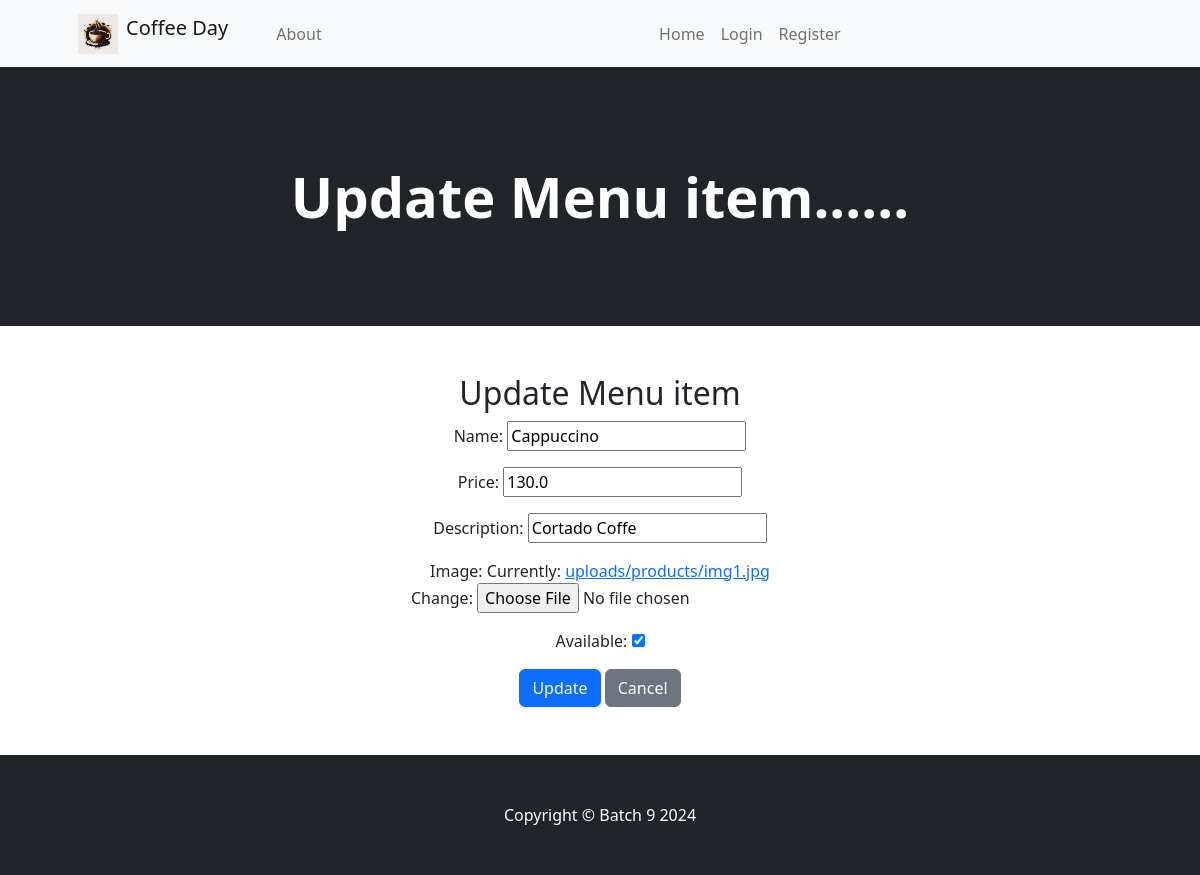
The page /update_item/2/ on the database its author committed.
### app/models.py (models this page shows, shortened)
class coffeemenu(models.Model):
    name = models.CharField(max_length=100)
    price=models.FloatField(default=0)
    description=models.CharField(max_length=100,default='')
    image=models.ImageField(upload_to='uploads/products/')
    available=models.BooleanField(default=True)

### app/views.py (the view)
# urls.py: path('update_item/<int:item_id>/',update_item,name="update_item"),
def update_item(request, item_id):
    item = get_object_or_404(coffeemenu, id=item_id)
    form = CoffeemenuForm(request.POST or None, request.FILES or None, instance=item)
    if request.method == 'POST':
        if form.is_valid():
            form.save()
            return redirect('items')  # Redirect to items list after successful update
    context = {
        'form': form,
        'item': item,
    }
    return render(request, 'update_item.html', context)

### app/forms.py
class CoffeemenuForm(forms.ModelForm):
    class Meta:
        model = coffeemenu
        fields = ['name', 'price', 'description', 'image','available']

### app/templates/update_item.html (shortened to what this page needs)
{% extends "base.html" %}
{% block contant %}
{% include "navbar.html" %}
<header class="bg-dark py-5">
    <div class="container px-4 px-lg-5 my-5">
        <div class="text-center text-white">
            <h1 class="display-4 fw-bolder">Update Menu item......</h1>
        </div>
    </div>
</header>
<body>
    <section class="py-5 text-center">
        <h2>Update Menu item</h2>
        <form method="post">
            {{ form.as_p }}
            <button type="submit" class="btn btn-primary">Update</button>
            <a class="btn btn-secondary" href="{% url 'items' %}">Cancel</a>
        </form>
</section>
</body>
{% endblock %}

### rows shown on the page
coffeemenu: name "Cappuccino", price "130.0", description "Cortado Coffe", available "☑"
